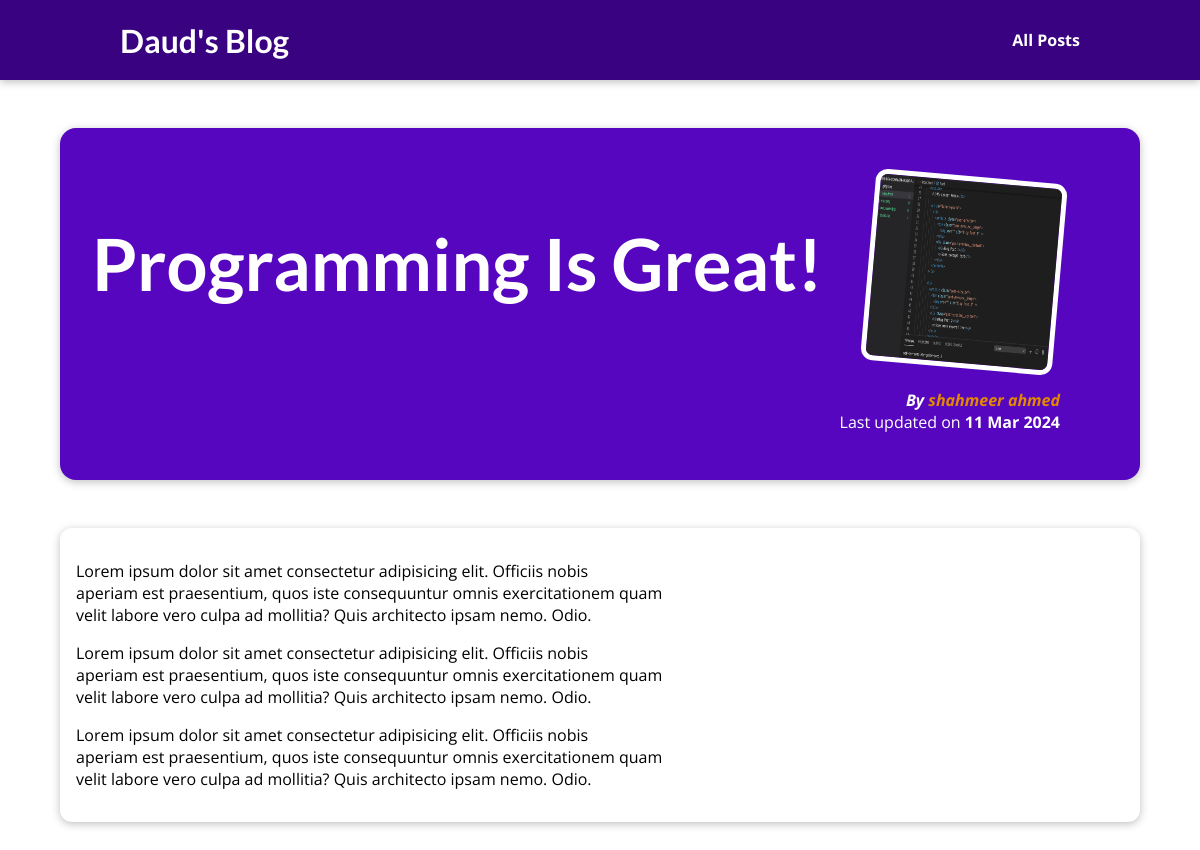
Page /posts/programming-is-great on the earlier database version.
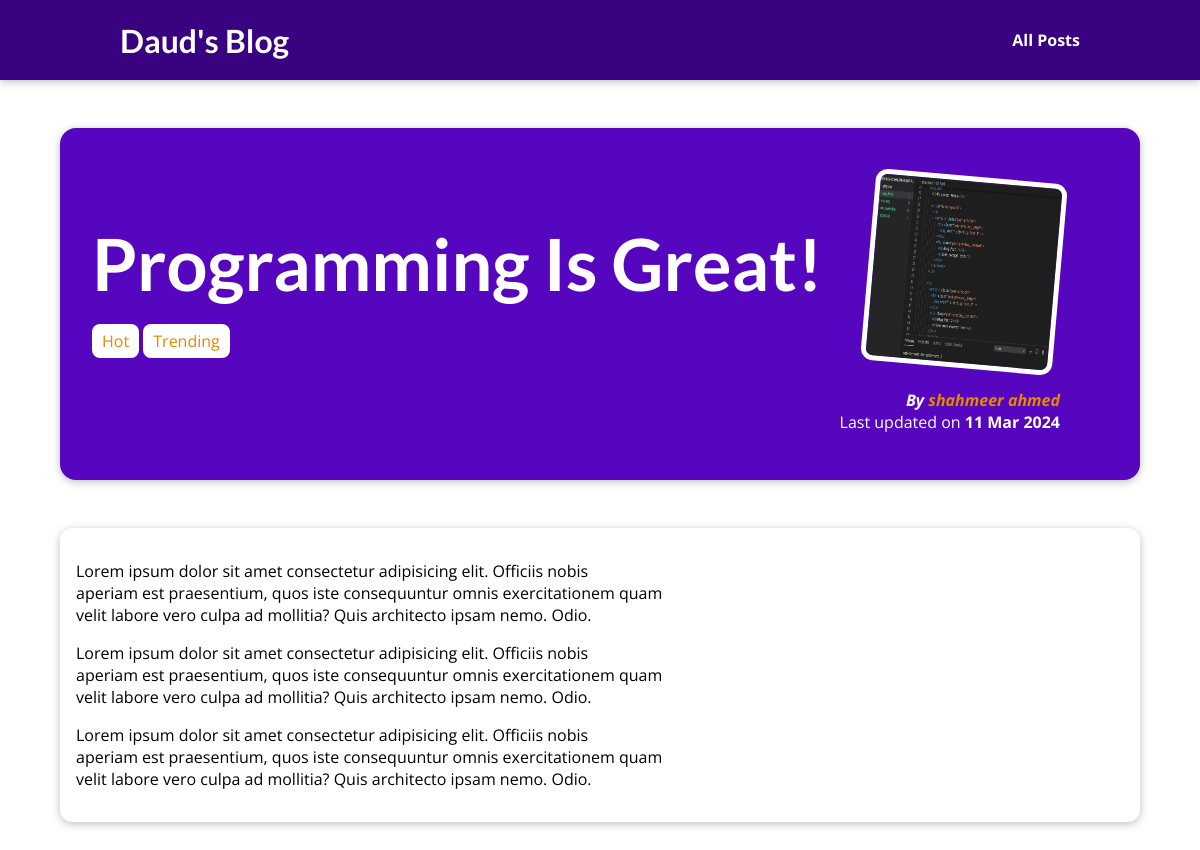
Same page on the later database version.
### blog/models.py (models this page shows, shortened)
class Post(models.Model):
    title = models.CharField(max_length = 100)
    image = models.CharField(max_length = 100)
    date = models.DateField()
    excerpt = models.TextField()
    content = models.TextField()
    author = models.ForeignKey(Author, on_delete=models.CASCADE)
    slug = models.SlugField(unique = True ,null=False)
    tag = models.ManyToManyField(Tag, blank= True)

class Author(models.Model):
    first_name = models.CharField(max_length = 50,null=True)
    last_name = models.CharField(max_length = 50,null=True)
    email_address = models.EmailField()
    def __str__(self):
        return f"{self.first_name} {self.last_name}"

class Tag(models.Model):
    caption = models.CharField(max_length = 20)
    def __str__(self):
        return f"{self.caption}"

### blog/views.py (the view)
# urls.py: path("posts/<slug>", views.individual_posts,name="post-details")
def individual_posts(request,slug):
    identified_post = get_object_or_404(Post,slug=slug)
    return render(request,"blog/postDetails.html",{"post":identified_post,"post_tag":identified_post.tag.all()})

### blog/templates/blog/postDetails.html (shortened to what this page needs)
{% extends "base.html" %}
{% load static %}
{% block css_styling %}
    <link rel="stylesheet" href="{% static "blog/style.css" %}">
{% endblock css_styling %}
{% block content %}
<header id="main-navigation">
    <h1><a href="{% url "start-project" %}">Daud's Blog</a></h1>
    <nav>
        <a href="{% url "posts-page" %}">All Posts</a>
    </nav>
</header>
<section id="summary">
    <h2>{{post.title}}</h2>
    <div>
        {% for post in post_tag %}
        <span class = "tags">{{post}}</span>
        {% endfor %}
    </div>
    <article>
        <img src="{% static "blog/images/"|add:post.image %}" alt=Post Title"">
        <address>By <a href = "mailto:{{post.author.email_address}}">{{post.author}}</a></address>
        <div>
            Last updated on
            <time>{{post.date|date:"d M Y"}}</time>
        </div>
    </article>
</section>
<main>
    <p>{{post.content|linebreaks}}</p>
</main>
{% endblock content %}

### templates/base.html (shortened to what this page needs)
{% load static %}
<!DOCTYPE html>
<html lang="en">
<head>
    <link rel="stylesheet" href="{% static "app.css" %}">
    {% block css_styling %}{% endblock css_styling %}
</head>
<body>
    {% block content %}{% endblock content %}
</body>
</html>

### static/app.css (style rules this page uses)
* { box-sizing: border-box; }
html { font-family: 'Open Sans', 'Lato', sans-serif; }
body { margin: 0; }
h1, h2, h3 { font-family: 'Lato', sans-serif; font-weight: bold; }

### blog/static/blog/style.css (style rules this page uses)
#main-navigation { width: 100%; height: 5rem; display: flex; justify-content: space-between; align-items: center; padding: 0 10%; position: absolute; top: 0; left: 0; }
#main-navigation a { text-decoration: none; color: white; font-weight: bold; }
#main-navigation { background-color: #390281; box-shadow: 0 2px 8px rgba(0, 0, 0, 0.25); }
#summary { margin: 8rem auto 3rem auto; padding: 2rem; width: 90%; max-width: 90rem; border-radius: 16px; background-color: #5706c0; position: relative; box-shadow: 0 2px 8px rgba(0, 0, 0, 0.25); height: 22rem; }
#summary h2 { color: white; font-size: 4.5rem; margin-bottom: 1.5rem; }
#summary article { position: absolute; top: 2rem; right: 3rem; padding: 1rem 2rem; border-radius: 12px; text-align: right; color: white; }
#summary article img { width: 12rem; height: 12rem; border-radius: 12px; transform: rotateZ(5deg); border: 5px solid white; margin-bottom: 1rem; }
#summary address { font-weight: bold; }
#summary a { text-decoration: none; color: #e48900; }
#summary time { font-weight: bold; }
.tags { background-color: white; color: #e48900; padding: 6px 10px; border-radius: 8px; }
main { width: 90%; max-width: 90rem; margin: 3rem auto; background-color: white; padding: 1rem; border-radius: 12px; box-shadow: 0 2px 8px rgba(0, 0, 0, 0.25); }

Differences in the rows shown:
added Tag: caption "Hot"
added Tag: caption "Trending"
